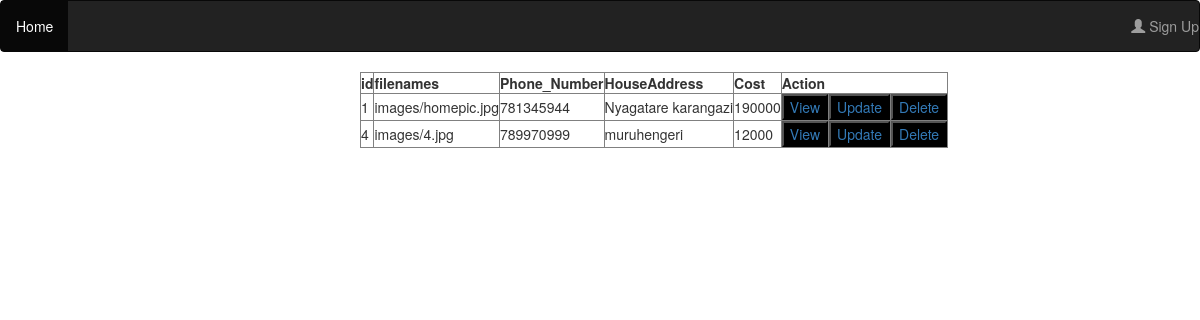
Screenshot of /action_nouth.php with the database file from the repository.
### tables this page shows
CREATE TABLE `house_nouth` (
  `ID` int(11) NOT NULL,
  `filenames` varchar(255) NOT NULL,
  `Phone_Number` int(11) NOT NULL,
  `HouseAddress` varchar(255) NOT NULL,
  `Details` varchar(255) NOT NULL,
  `Cost` int(11) NOT NULL,
  `Done_at` timestamp NOT NULL DEFAULT current_timestamp() ON UPDATE current_timestamp()
);

### action_nouth.php (the view, shortened to what this page needs)
<?php include 'navigation bar.php';?>
<?php
$conn= mysqli_connect('localhost','root','','housing system');
$sql = "SELECT * FROM house_nouth";
$result = mysqli_query($conn,$sql);
if(!$result) {
echo "Something is wrong".mysqli_error($conn);}
else{?>
<table border="1" style="margin-left: 30%">
  <tr>
     <th>id</th>
 <th>filenames</th>
 <th>Phone_Number</th>
 <th>HouseAddress</th>
 <th>Cost</th>
 <th colspan="3">Action</th>
  </tr>
<?php
    while($row = mysqli_fetch_array($result)) {?>
<tr>
<td><?php echo $row["ID"]; ?></td>
   <td><?php echo $row["filenames"]; ?></td>
   <td><?php echo $row["Phone_Number"]; ?></td>
   <td><?php echo $row["HouseAddress"]; ?></td>
   <td><?php echo $row["Cost"]; ?></td>
<td><a href="view_Deatils_nouth.php?id=<?php echo $row['ID']; ?>"><button style="background-color:black;">View</a></button></td>
<td><a href="adUpdate.php"><button style="background-color:black;">Update</a></button></td>
<td><a href="userDelete_nouth.php?id=<?php echo $row['ID']; ?>"><button style="background-color:black;">Delete</a></button></td>
</tr>
<?php
}
echo "</table>";
  }
?>

### rows the page displays
house_nouth: ID "1", filenames "images/homepic.jpg", Phone_Number "781345944", HouseAddress "Nyagatare karangazi", Cost "190000"
house_nouth: ID "4", filenames "images/4.jpg", Phone_Number "789970999", HouseAddress "muruhengeri", Cost "12000"
